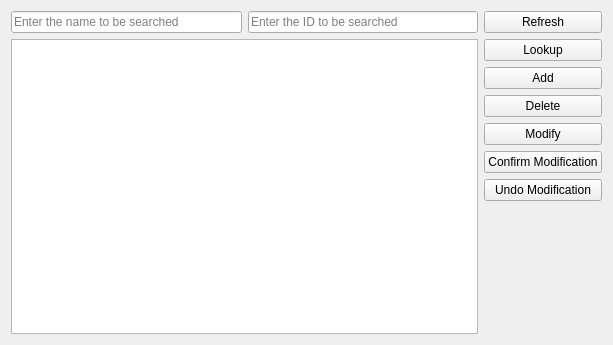
<?xml version="1.0" encoding="UTF-8"?>
<ui version="4.0">
 <class>score_tab</class>
 <widget class="QWidget" name="score_tab">
  <property name="geometry">
   <rect>
    <x>0</x>
    <y>0</y>
    <width>613</width>
    <height>345</height>
   </rect>
  </property>
  <property name="windowTitle">
   <string>score_tab</string>
  </property>
  <layout class="QGridLayout" name="gridLayout">
   <item row="0" column="0">
    <layout class="QHBoxLayout" name="horizontalLayout_2">
     <item>
      <layout class="QVBoxLayout" name="verticalLayout_2">
       <item>
        <layout class="QHBoxLayout" name="horizontalLayout">
         <item>
          <widget class="QLineEdit" name="name_lineEdit">
           <property name="placeholderText">
            <string>Enter the name to be searched</string>
           </property>
          </widget>
         </item>
         <item>
          <widget class="QLineEdit" name="num_lineEdit">
           <property name="text">
            <string/>
           </property>
           <property name="placeholderText">
            <string>Enter the ID to be searched</string>
           </property>
          </widget>
         </item>
        </layout>
       </item>
       <item>
        <widget class="QTableView" name="tableView"/>
       </item>
      </layout>
     </item>
     <item>
      <layout class="QVBoxLayout" name="verticalLayout">
       <item>
        <widget class="QPushButton" name="fresh_pushButton">
         <property name="text">
          <string>Refresh</string>
         </property>
        </widget>
       </item>
       <item>
        <widget class="QPushButton" name="find_pushButton">
         <property name="text">
          <string>Lookup</string>
         </property>
        </widget>
       </item>
       <item>
        <widget class="QPushButton" name="add_pushButton">
         <property name="text">
          <string>Add</string>
         </property>
        </widget>
       </item>
       <item>
        <widget class="QPushButton" name="del_pushButton">
         <property name="text">
          <string>Delete</string>
         </property>
        </widget>
       </item>
       <item>
        <widget class="QPushButton" name="modify_Button">
         <property name="text">
          <string>Modify</string>
         </property>
        </widget>
       </item>
       <item>
        <widget class="QPushButton" name="submit_Button">
         <property name="text">
          <string>Confirm Modification</string>
         </property>
        </widget>
       </item>
       <item>
        <widget class="QPushButton" name="rollback_Button">
         <property name="text">
          <string>Undo Modification</string>
         </property>
        </widget>
       </item>
       <item>
        <spacer name="verticalSpacer">
         <property name="orientation">
          <enum>Qt::Vertical</enum>
         </property>
         <property name="sizeHint" stdset="0">
          <size>
           <width>20</width>
           <height>155</height>
          </size>
         </property>
        </spacer>
       </item>
      </layout>
     </item>
    </layout>
   </item>
  </layout>
 </widget>
 <layoutdefault spacing="6" margin="11"/>
 <resources/>
 <connections/>
</ui>
